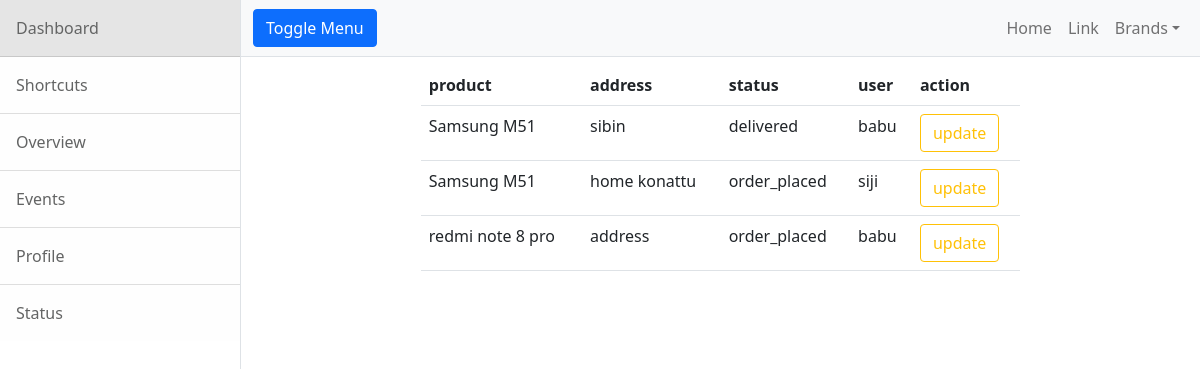
/owner/orders/ (signed in), run on the app's committed database.
### customer/models.py (models this page shows)
class Orders(models.Model):
    product=models.ForeignKey(Mobile,on_delete=models.CASCADE)
    address=models.CharField(max_length=250)
    options=(
        ("order_placed","order_placed"),
        ("cancelled","cancelled"),
        ("dispated","dispated"),
        ("in_transit","in_transit"),
        ("ready_to_deliver","ready_to_deliver"),
        ("delivered","delivered"),)
    status=models.CharField(max_length=120,choices=options,default="order_placed")
    user=models.CharField(max_length=120)

### owner/models.py (models this page shows, shortened)
class Mobile(models.Model):
    mobile_name=models.CharField(max_length=100,unique=True)
    brand=models.ForeignKey(Brand,on_delete=models.CASCADE,null=True)
    price=models.IntegerField(blank=False)
    memory=models.CharField(max_length=120)
    os=models.CharField(max_length=120)
    specs=models.CharField(max_length=120)
    image=models.ImageField(upload_to="images")

### owner/views.py (the view)
# urls.py: path('orders/',OrderListView.as_view(),name="orderlist"),
@method_decorator(admin_permission_required, name='dispatch')
class OrderListView(ListView):
    model=Orders
    template_name="orderlist.html"
    context_object_name = "orders"
    def get_queryset(self):
        return self.model.objects.exclude(status="cancelled")

### owner/templates/orderlist.html (shortened to what this page needs)
<!DOCTYPE html>
{%extends 'base.html'%}
{%load static%}
{%block body_block%}
<div class="container">
    <div class="row">
       <div class="col-2"></div>
       <div class="col-8">
         <table class="table">
             <tr>
                 <th>product</th>
                 <th>address</th>
                 <th>status</th>
                 <th>user</th>
                 <th>action</th>
             </tr>
             {%for order in orders%}
             <tr>
                 <td>{{order.product.mobile_name}}</td>
                 <td>{{order.address}}</td>
               <td>{{order.status}}</td>
                 <td>{{order.user}}</td>
                 <td>
                     <a href="{%url 'orderupdate' order.id%}" class="btn btn-outline-warning">update</a>
                 </td>
             </tr>
             {%endfor%}
       </div>
     </div>
   </div>
{%endblock%}

### data on the page
Orders: product.mobile_name "Samsung M51", address "sibin", status "delivered", user "babu"
Orders: product.mobile_name "Samsung M51", address "home konattu", status "order_placed", user "siji"
Orders: product.mobile_name "redmi note 8 pro", address "address", status "order_placed", user "babu"
